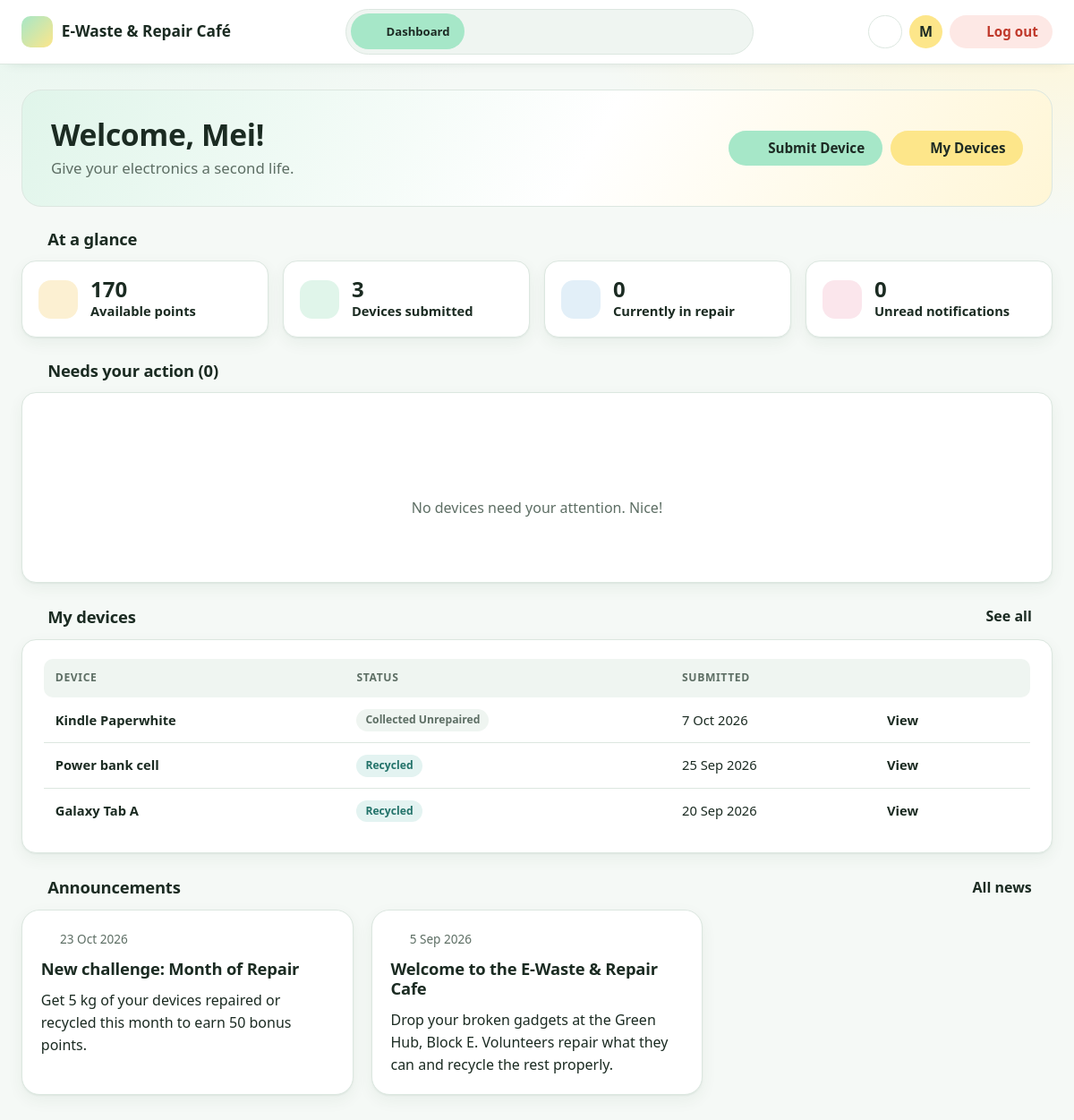
/student/index.php (signed in), run on the app's committed database.
### tables this page shows
CREATE TABLE `devices` (
  `deviceID` varchar(10) NOT NULL,
  `submitted_by` varchar(10) NOT NULL,
  `categoryID` varchar(10) NOT NULL,
  `claimed_by` varchar(10) DEFAULT NULL,
  `processed_by` varchar(10) DEFAULT NULL,
  `device_name` varchar(100) NOT NULL,
  `fault_description` varchar(255) NOT NULL,
  `photo_path` varchar(255) NOT NULL,
  `weight_kg` decimal(6,2) DEFAULT NULL,
  `status` enum('Submitted','Cancelled','Dropped Off','Claimed','In Repair','Ready for Collection','Completed','Pending Consent','Return Requested','Awaiting Recycle','Recycled','Returned Unrepaired','Collected Unrepaired','Disposed','Returned Unclaimed') NOT NULL DEFAULT 'Submitted',
  `disposal_method` enum('Certified e-waste recycler','Battery take-back programme','Metal recovery','Harvest parts for repair stock') DEFAULT NULL,
  `terms_accepted` tinyint(1) NOT NULL,
  `recycle_consent` tinyint(1) DEFAULT NULL,
  `submitted_at` datetime NOT NULL DEFAULT current_timestamp(),
  `status_changed_at` datetime NOT NULL DEFAULT current_timestamp(),
  CONSTRAINT `chk_dev_weight` CHECK (`weight_kg` IS NULL OR (`weight_kg` > 0 AND `weight_kg` <= 50)),
  CONSTRAINT `chk_dev_terms` CHECK (`terms_accepted` = 1)
);

CREATE TABLE `announcements` (
  `announcementID` varchar(10) NOT NULL,
  `created_by` varchar(10) NOT NULL,
  `title` varchar(100) NOT NULL,
  `message` varchar(500) NOT NULL,
  `created_at` datetime NOT NULL DEFAULT current_timestamp()
);

### student/index.php (the view, shortened to what this page needs)
<?php
require '../config/db.php';
require '../includes/functions.php';
$tp = $_SESSION['tp_number'];
$points = db_value($conn, "SELECT COALESCE(SUM(points),0) FROM points_transactions WHERE tp_number = ?", 's', [$tp]);
$devices = db_value($conn, "SELECT COUNT(*) FROM devices WHERE submitted_by = ?", 's', [$tp]);
$repairing = db_value($conn, "SELECT COUNT(*) FROM devices WHERE submitted_by = ? AND status = 'In Repair'", 's', [$tp]);
$unread = db_value($conn, "SELECT COUNT(*) FROM notifications WHERE tp_number = ? AND is_read = 0", 's', [$tp]);
$actionDevices = db_all($conn, "SELECT deviceID, device_name, status FROM devices
    WHERE submitted_by = ? AND status IN ('Pending Consent','Ready for Collection','Returned Unrepaired')
    ORDER BY status_changed_at DESC LIMIT 4", 's', [$tp]);
$recent = db_all($conn, "SELECT deviceID, device_name, status, submitted_at FROM devices
    WHERE submitted_by = ? ORDER BY submitted_at DESC LIMIT 5", 's', [$tp]);
$announcements = db_all($conn, "SELECT title, message, created_at FROM announcements
    ORDER BY created_at DESC LIMIT 3");
require '../includes/student_top.php';
?>
<section class="hero-card">
    <div class="hero-card-text">
        <h1>Welcome, <?= e(explode(' ', $_SESSION['name'] ?? 'Student')[0]) ?>!</h1>
        <p class="serif-line">Give your electronics a second life.</p>
    </div>
    <div class="hero-actions">
        <a href="submit-device.php" class="btn btn-primary"><?= icon('plus') ?> Submit Device</a>
        <a href="my-devices.php" class="btn btn-sun"><?= icon('device') ?> My Devices</a>
    </div>
    <span class="hero-art" aria-hidden="true"><?= icon('recycle') ?></span>
</section>
<h2 class="section-title"><?= icon('chart') ?> At a glance</h2>
<section class="stat-grid four">
    <a class="stat-card row" href="rewards.php">
        <span class="stat-icon tint-gold"><?= icon('star') ?></span>
        <div><strong class="stat-value"><?= number_format((int)$points) ?></strong><span class="stat-title">Available points</span></div>
    </a>
    <a class="stat-card row" href="my-devices.php">
        <span class="stat-icon tint-mint"><?= icon('device') ?></span>
        <div><strong class="stat-value"><?= (int)$devices ?></strong><span class="stat-title">Devices submitted</span></div>
    </a>
    <div class="stat-card row">
        <span class="stat-icon tint-sky"><?= icon('wrench') ?></span>
        <div><strong class="stat-value"><?= (int)$repairing ?></strong><span class="stat-title">Currently in repair</span></div>
    </div>
    <a class="stat-card row" href="notifications.php">
        <span class="stat-icon tint-rose"><?= icon('bell') ?></span>
        <div><strong class="stat-value"><?= (int)$unread ?></strong><span class="stat-title">Unread notifications</span></div>
    </a>
</section>
<h2 class="section-title"><?= icon('clock') ?> Needs your action (<?= count($actionDevices) ?>)</h2>
<section class="card">
    <?php if (!$actionDevices): ?>
        <?php empty_state('check', 'No devices need your attention. Nice!'); ?>
    <?php endif; ?>
</section>
<div class="section-head">
    <h2 class="section-title"><?= icon('device') ?> My devices</h2>
    <a class="link-arrow" href="my-devices.php">See all <?= icon('arrow-right') ?></a>
</div>
<section class="card">
    <div class="table-wrap"><table>
        <thead><tr><th>Device</th><th>Status</th><th>Submitted</th><th></th></tr></thead>
        <tbody>
        <?php foreach ($recent as $d): ?>
            <tr>
                <td><strong><?= e($d['device_name']) ?></strong></td>
                <td><span class="badge <?= e(status_class($d['status'])) ?>"><?= e($d['status']) ?></span></td>
                <td><?= e(nice_date($d['submitted_at'])) ?></td>
                <td><a class="link-arrow" href="device-details.php?id=<?= urlencode($d['deviceID']) ?>">View <?= icon('arrow-right') ?></a></td>
            </tr>
        <?php endforeach; ?>
        </tbody>
    </table></div>
</section>
<div class="section-head">
    <h2 class="section-title"><?= icon('megaphone') ?> Announcements</h2>
    <a class="link-arrow" href="notifications.php">All news <?= icon('arrow-right') ?></a>
</div>
<section class="post-grid">
    <?php foreach ($announcements as $a): ?>
        <article class="post-card">
            <time datetime="<?= e(date('Y-m-d', strtotime($a['created_at']))) ?>"><?= icon('calendar') ?> <?= e(nice_date($a['created_at'])) ?></time>
            <h2><?= e($a['title']) ?></h2>
            <p><?= nl2br(e($a['message'])) ?></p>
        </article>
    <?php endforeach; ?>
</section>
<?php require '../includes/bottom.php'; ?>

### includes/icons.php (shortened to what this page needs)
<?php
function icon($name, $class = '')
{
    $svg = $paths[$name] ?? $paths['box'];
    return '<svg class="icon ' . $class . '" viewBox="0 0 24 24" aria-hidden="true" focusable="false">' . $svg . '</svg>';
}

### data on the page
devices: device_name "Kindle Paperwhite", status "Collected Unrepaired", submitted_at "7 Oct 2026"
devices: device_name "Power bank cell", status "Recycled", submitted_at "25 Sep 2026"
devices: device_name "Galaxy Tab A", status "Recycled", submitted_at "20 Sep 2026"
announcements: created_at "23 Oct 2026", title "New challenge: Month of Repair", message "Get 5 kg of your devices repaired or recycled this month to earn 50 bonus points."
announcements: created_at "5 Sep 2026", title "Welcome to the E-Waste & Repair Cafe", message "Drop your broken gadgets at the Green Hub, Block E. Volunteers repair what they can and recycle the rest properly."

### other printed values
$label "Dashboard"
$initial "M"
explode(' ', $_SESSION['name'] ?? 'Student')[0] "Mei"
$points "170"
$devices "3"
$repairing "0"
$unread "0"
count($actionDevices) "0"
$text "No devices need your attention. Nice!"
